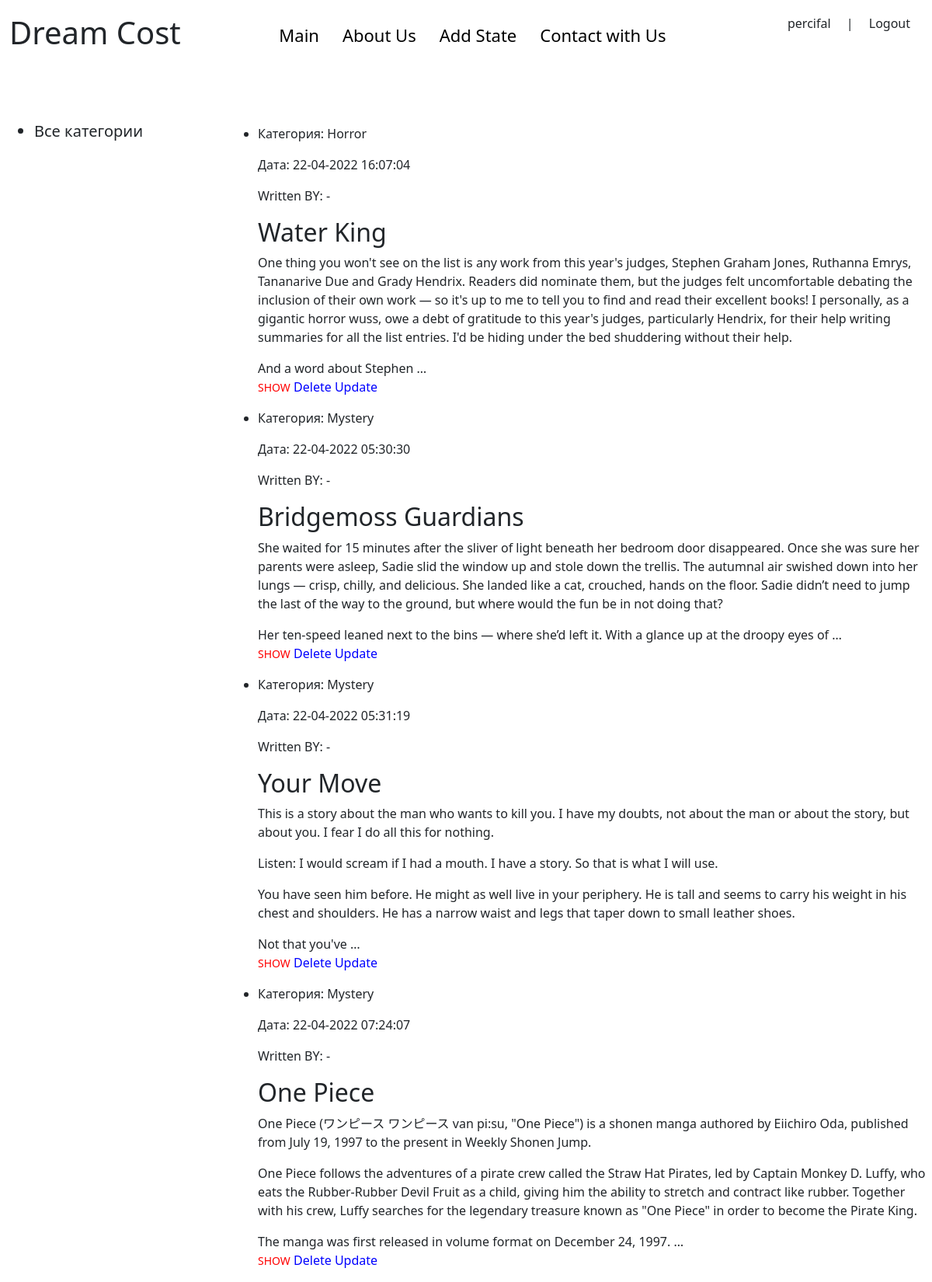
The app's page / (signed in) with its own data.
### main/models.py (models this page shows, shortened)
class Story(models.Model):
    title = models.CharField(max_length=255)
    content = models.TextField(blank=True)
    time_create = models.DateTimeField(auto_now=True)
    time_update = models.DateTimeField(auto_now=True)
    is_published = models.BooleanField(default=True)
    cat = models.ForeignKey('Category', on_delete=models.PROTECT, null=True)
    class Meta:
        verbose_name = 'Story'
        verbose_name_plural = 'Stories'

class Category(models.Model):
    name = models.CharField(max_length=100, db_index=True)
    def __str__(self):
        return self.name

### main/views.py (the view)
# urls.py: path('', StoryHome.as_view(), name='home'),
class StoryHome(ListView):
    model = Story
    template_name = 'main/index.html'
    context_object_name = 'posts'
    def get_context_data(self, *, object_list=None, **kwargs):
        context = super().get_context_data(**kwargs)
        context['menu'] = menu
        context['title'] = 'Главная страница'
        context['cat_selected'] = 0
        return context
    def get_queryset(self):
        return Story.objects.filter(is_published=True)

### main/templates/main/index.html (shortened to what this page needs)
{% extends 'main/based.html' %}
{% block content %}
<ul class="list-articles">
	{% for p in posts %}
	<li><div class="article-panel">
	<p class="first">Категория: {{p.cat}}</p>
		<p class="last">Дата: {{p.time_update|date:"d-m-Y H:i:s"}}</p>
		<p>Written BY: {{post.first_name}} - {{post.last_name}}</p>
</div>
				<h2>{{p.title}}</h2>
					{% autoescape on %}
					{{p.content|linebreaks|truncatewords:100}}
					{% endautoescape %}
				<br>
				<small><a href="{% url 'post' p.pk %}" style="color: red;">SHOW</a></small>
					{% if user.is_staff %}
					<a href="{% url 'delete_post' p.id %}"  style="color: blue	;">Delete</a>
					<a href="{% url 'update_post' p.id %}"  style="color: blue	;">Update</a>
					{% endif %}
			</li>
	{% endfor %}
</ul>
{% endblock %}

### main/templates/main/based.html (shortened to what this page needs)
<!doctype html>
<html lang="en">
<head>
    <link rel="stylesheet" href="https://cdn.jsdelivr.net/npm/bootstrap@5.1.3/dist/css/bootstrap.min.css">
</head>
<body>
<header>
    <div class="container">
            <div class="menu">
                <div class="logo">
                    <h1 class="logo_t">Dream Cost</h1>
                </div>
                <div class="nav">
                    <a href="{% url 'home' %}" class="main">Main</a>
                    <a href="{% url 'about' %}" class="about">About Us</a>
                    <a href="{% url 'addpage' %}" class="add">Add State</a>
                    <a href="{% url 'contact' %}" class="contact">Contact with Us</a>
                </div>
                <div class="signup">
                    {% if request.user.is_authenticated %}
                        <a class="me-3 py-2 text-dark text-decoration-none" href="{% url 'logout' %}">{{ user.username }}</a>
                        <a class="me-3 py-2 text-dark text-decoration-none" href="">|</a>
                        <a class="me-3 py-2 text-dark text-decoration-none" href="{% url 'logout' %}">Logout</a>
                        {% else %}
                        <a class="me-3 py-2 text-dark text-decoration-none" href="{% url 'register' %}">Registration</a>
                        <a class="me-3 py-2 text-dark text-decoration-none" href="">|</a>
                        <a class="me-3 py-2 text-dark text-decoration-none" href="{% url 'login' %}">Login </a>
                        {% endif %}
                </div>
            </div>
        <div class="categories">
            <td valign="top" class="left-chapters">
            <ul id="leftchapters">
            {% if cat_selected == 0 %}
                    <li class="selected">Все категории</li>
            {% else %}
                    <li><a href="{% url 'home' %}">Все категории</a></li>
            {% endif %}
            </ul>
        </div>
        <div class="content">
        {%  block content  %}
        {% endblock %}
        </div>
    </div>
</header>
</body>
</html>

### records on screen
Story: cat "Horror", time_update "22-04-2022 16:07:04", title "Water King", content "One thing you won't see on the list is any work from this year's judges, Stephen Graham Jones, Ruthanna Emrys, Tananarive Due and Grady Hendrix. Readers did nominate them, but the judges felt uncomfortable debating the inclusion of their own work — so it's up to me to tell you to find and read their excellent books! I personally, as a gigantic horror wuss, owe a debt of gratitude to this year's judges, particularly Hendrix, for their help writing summaries for all the list entries. I'd be hiding under the bed shuddering without their help. And a word about Stephen …"
Story: cat "Mystery", time_update "22-04-2022 05:30:30", title "Bridgemoss Guardians", content "She waited for 15 minutes after the sliver of light beneath her bedroom door disappeared. Once she was sure her parents were asleep, Sadie slid the window up and stole down the trellis. The autumnal air swished down into her lungs — crisp, chilly, and delicious. She landed like a cat, crouched, hands on the floor. Sadie didn’t need to jump the last of the way to the ground, but where would the fun be in not doing that? Her ten-speed leaned next to the bins — where she’d left it. With a glance up at the droopy eyes of …"
Story: cat "Mystery", time_update "22-04-2022 05:31:19", title "Your Move", content "This is a story about the man who wants to kill you. I have my doubts, not about the man or about the story, but about you. I fear I do all this for nothing. Listen: I would scream if I had a mouth. I have a story. So that is what I will use. You have seen him before. He might as well live in your periphery. He is tall and seems to carry his weight in his chest and shoulders. He has a narrow waist and legs that taper down to small leather shoes. Not that you've …"
Story: cat "Mystery", time_update "22-04-2022 07:24:07", title "One Piece", content "One Piece (ワンピース ワンピース van pi:su, \"One Piece\") is a shonen manga authored by Eiichiro Oda, published from July 19, 1997 to the present in Weekly Shonen Jump. One Piece follows the adventures of a pirate crew called the Straw Hat Pirates, led by Captain Monkey D. Luffy, who eats the Rubber-Rubber Devil Fruit as a child, giving him the ability to stretch and contract like rubber. Together with his crew, Luffy searches for the legendary treasure known as \"One Piece\" in order to become the Pirate King. The manga was first released in volume format on December 24, 1997. …"

### other values on screen
{{ user.username }} "percifal"
